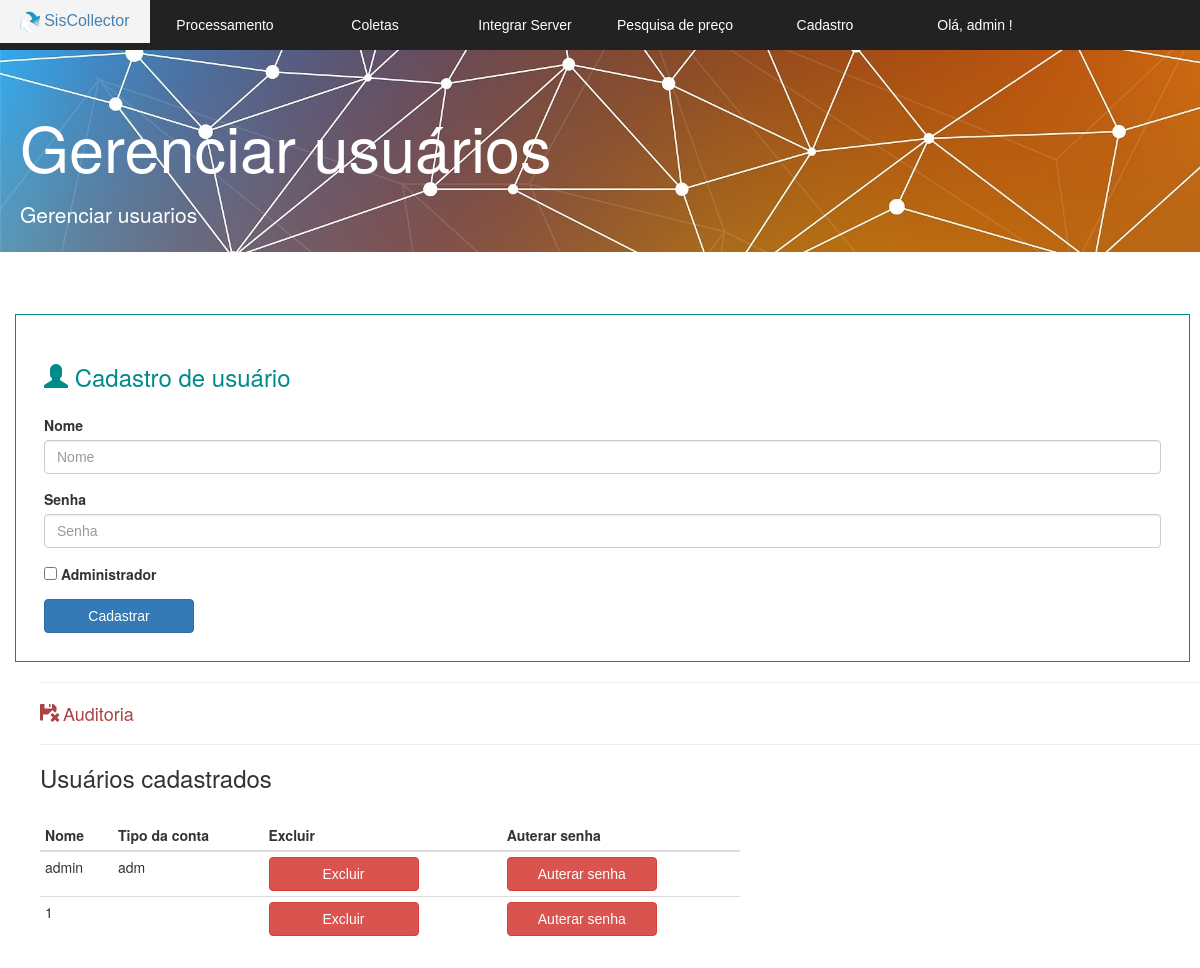
The page /v_usuario.php (signed in) on the database as committed earlier.
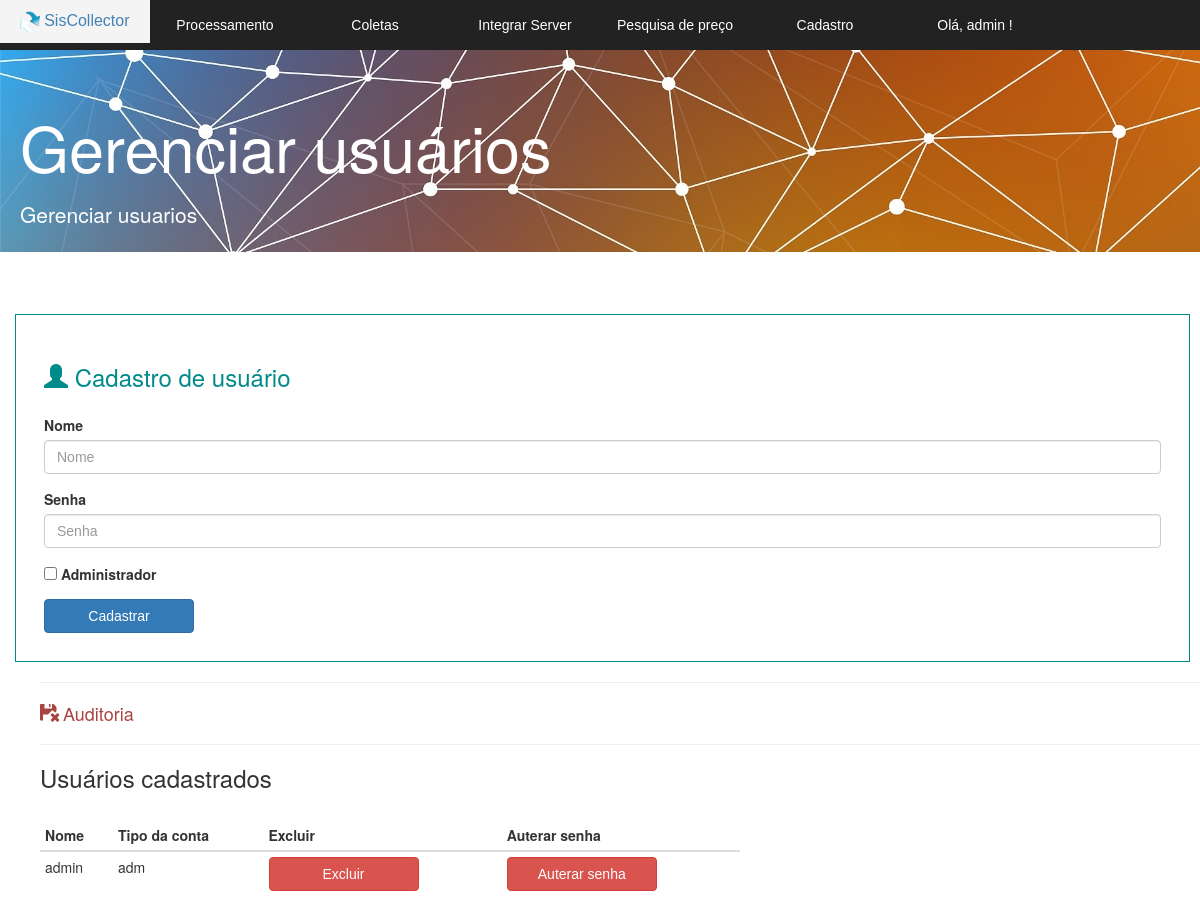
The same page on the database as committed later.
### tables this page shows
CREATE TABLE IF NOT EXISTS `usuarios` (
  `id` int(11) NOT NULL AUTO_INCREMENT,
  `usuario` varchar(220) NOT NULL,
  `senha` varchar(220) NOT NULL,
  `tipo` varchar(30) NOT NULL DEFAULT 'N',
  PRIMARY KEY (`id`)
);

### v_usuario.php (the view, shortened to what this page needs)
<!DOCTYPE html>
<html>
<head>
	<link href="bootstrap/css/bootstrap.min.css" rel="stylesheet">
	<link rel="stylesheet" href="css.css">
	<link rel="stylesheet" href="normalize.css">
</head>
<body>
	<section id="principal">
		<?php require 'v_cabecalho.php'; ?>
		<section class="corpo">
			<div class="jumbotron jumbotron-fluid">
				<div class="container">
					<h1 class="display-4">Gerenciar usuários</h1>
					<p class="lead">Gerenciar usuarios</p>
				</div>
			</div>
			<?php require 'arquivos_banco/mensagens.php'; ?>
			<section class="form">
				<form method="post" action="arquivos_banco/cadastrar_usuario.php">
					<fieldset class="area_fieldset"> <h3>
						<span class="glyphicon glyphicon-user" aria-hidden="true"></span>
					Cadastro de usuário</h3>
					<div class="form-group">
						<label for="exampleInputEmail1">Nome</label>
						<input type="text" class="form-control" id="exampleInputEmail1" name="usuario" aria-describedby="emailHelp" placeholder="Nome" autocomplete="off" required="">
					</div>
					<div class="form-group">
						<label for="exampleInputPassword1">Senha</label>
						<input type="password" class="form-control"  name="senha" id="exampleInputPassword1" placeholder="Senha" autocomplete="off" required="">
					</div>
					<div class="form-check">
						<input type="checkbox" name="tipo" value="adm" class="form-check-input" id="exampleCheck1">
						<label class="form-check-label" for="exampleCheck1">Administrador</label><p>
						</div>
						<button type="submit" class="btn btn-primary">Cadastrar</button>
					</fieldset>
				</form>
			</section>
			<div>
			<hr id="margem">
			<h4 id="margem">
				<a href="v_listar_auditoria.php">
					<span class="glyphicon glyphicon-floppy-remove remove" aria-hidden="true"></span>
				Auditoria </a> </h4>
				<hr id="margem">
				</div>
				<section class="tabela">
				<h3 id="margem">Usuários cadastrados</h3>
				<table class="table table-condensed table_user" >
					<thead >
						<tr class="table-primary">
							<th scope="col">Nome</th>
							<th scope="col">Tipo da conta</th>
							<th scope="col">Excluir</th>
							<th scope="col">Auterar senha</th>
						</tr>
					</thead>
					<tbody>
						<?php
						$listagem = mysqli_query($conexao,  "SELECT * FROM usuarios");
						while($linha = mysqli_fetch_array($listagem)) {
							?>
							<tr>
								<td> <?= $linha['usuario'] ?> </td>
								<td> <?= $linha['tipo'] ?> </td>
								<td>
									<?php $nome = $linha['usuario'] ; ?>
									<button type="button" class="btn btn-danger">
										<a  href="arquivos_banco/excluir_usuario.php?id=<?= $linha['id']?>&nome=<?= $nome?> " onclick="return confirm('Excluir? Auteração não poderá ser desfeita!')" >Excluir
										</a>
									</button>
								</td>
								<td>
									<?php
									$id =  $linha['id'] ;
									?>
									<button type="button" class="btn btn-danger">
										<a  href="v_alterar_senha.php?id=<?php echo base64_encode($id);?>" onclick="return confirm('Excluir? Auteração não poderá ser desfeita!')" >Auterar senha
										</a>
									</button>
								</td>
							</tr>
						<?php } ?>
					</tbody>
				</table>
			</section>
			</section>
		</section>
	</body>
	</html>

Rows that differ between the two databases and show on the page:
removed usuarios: usuario "1"
